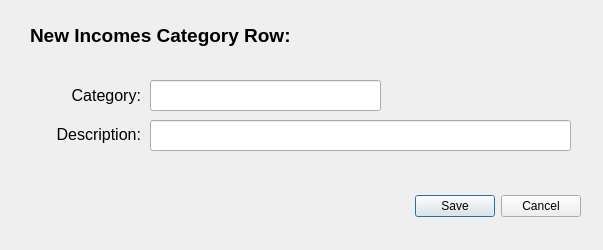
<?xml version="1.0" encoding="UTF-8"?>
<ui version="4.0">
 <class>Win_Add_Row_Cat_Incomes</class>
 <widget class="QDialog" name="Win_Add_Row_Cat_Incomes">
  <property name="geometry">
   <rect>
    <x>0</x>
    <y>0</y>
    <width>603</width>
    <height>250</height>
   </rect>
  </property>
  <property name="windowTitle">
   <string>Dialog</string>
  </property>
  <widget class="QDialogButtonBox" name="buttonBox">
   <property name="geometry">
    <rect>
     <x>240</x>
     <y>190</y>
     <width>341</width>
     <height>32</height>
    </rect>
   </property>
   <property name="orientation">
    <enum>Qt::Horizontal</enum>
   </property>
   <property name="standardButtons">
    <set>QDialogButtonBox::Cancel|QDialogButtonBox::Save</set>
   </property>
  </widget>
  <widget class="QLabel" name="label">
   <property name="geometry">
    <rect>
     <x>30</x>
     <y>20</y>
     <width>431</width>
     <height>31</height>
    </rect>
   </property>
   <property name="font">
    <font>
     <pointsize>14</pointsize>
     <bold>true</bold>
    </font>
   </property>
   <property name="text">
    <string>New Incomes Category Row:</string>
   </property>
  </widget>
  <widget class="QLabel" name="label_2">
   <property name="geometry">
    <rect>
     <x>30</x>
     <y>80</y>
     <width>111</width>
     <height>31</height>
    </rect>
   </property>
   <property name="font">
    <font>
     <pointsize>12</pointsize>
    </font>
   </property>
   <property name="text">
    <string>Category:</string>
   </property>
   <property name="alignment">
    <set>Qt::AlignRight|Qt::AlignTrailing|Qt::AlignVCenter</set>
   </property>
  </widget>
  <widget class="QLabel" name="label_3">
   <property name="geometry">
    <rect>
     <x>30</x>
     <y>119</y>
     <width>111</width>
     <height>31</height>
    </rect>
   </property>
   <property name="font">
    <font>
     <pointsize>12</pointsize>
    </font>
   </property>
   <property name="text">
    <string>Description:</string>
   </property>
   <property name="alignment">
    <set>Qt::AlignRight|Qt::AlignTrailing|Qt::AlignVCenter</set>
   </property>
  </widget>
  <widget class="QLineEdit" name="lineEdit_Category">
   <property name="geometry">
    <rect>
     <x>150</x>
     <y>80</y>
     <width>231</width>
     <height>31</height>
    </rect>
   </property>
   <property name="font">
    <font>
     <pointsize>12</pointsize>
    </font>
   </property>
  </widget>
  <widget class="QLineEdit" name="lineEdit_Description">
   <property name="geometry">
    <rect>
     <x>150</x>
     <y>120</y>
     <width>421</width>
     <height>31</height>
    </rect>
   </property>
   <property name="font">
    <font>
     <pointsize>12</pointsize>
    </font>
   </property>
  </widget>
 </widget>
 <resources/>
 <connections>
  <connection>
   <sender>buttonBox</sender>
   <signal>accepted()</signal>
   <receiver>Win_Add_Row_Cat_Incomes</receiver>
   <slot>accept()</slot>
   <hints>
    <hint type="sourcelabel">
     <x>248</x>
     <y>254</y>
    </hint>
    <hint type="destinationlabel">
     <x>157</x>
     <y>274</y>
    </hint>
   </hints>
  </connection>
  <connection>
   <sender>buttonBox</sender>
   <signal>rejected()</signal>
   <receiver>Win_Add_Row_Cat_Incomes</receiver>
   <slot>reject()</slot>
   <hints>
    <hint type="sourcelabel">
     <x>316</x>
     <y>260</y>
    </hint>
    <hint type="destinationlabel">
     <x>286</x>
     <y>274</y>
    </hint>
   </hints>
  </connection>
 </connections>
</ui>
